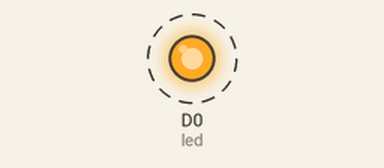
The sketch below on a simulated ESP8266 (NodeMCU). Parts: output pins drawn as LEDs (lit = HIGH). Dashed ring = blinking.

Above: at 0.2 s.
Timing chart, 0 to 3.0 s (numbered marks = the images above):
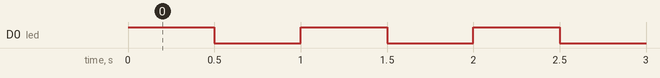

The sketch:

blink.ino
```cpp
// onboard LED of Photon
int led = D0;

// how long to delay between blinks
int rate = 500;

void setup() {
    // set pin to output
    pinMode(led, OUTPUT);
}

void loop() {
    // wait until rate is changed to something
    if (rate != 0)
    {
        // set LED high
        digitalWrite(led, HIGH);

        // delay
        delay(rate);

        // set LED low
        digitalWrite(led, LOW);

        // delay
        delay(rate);
    }
}
```

Measured:
- by itself, D0 (led): alternates HIGH for 0.50 s and LOW for 0.50 s
